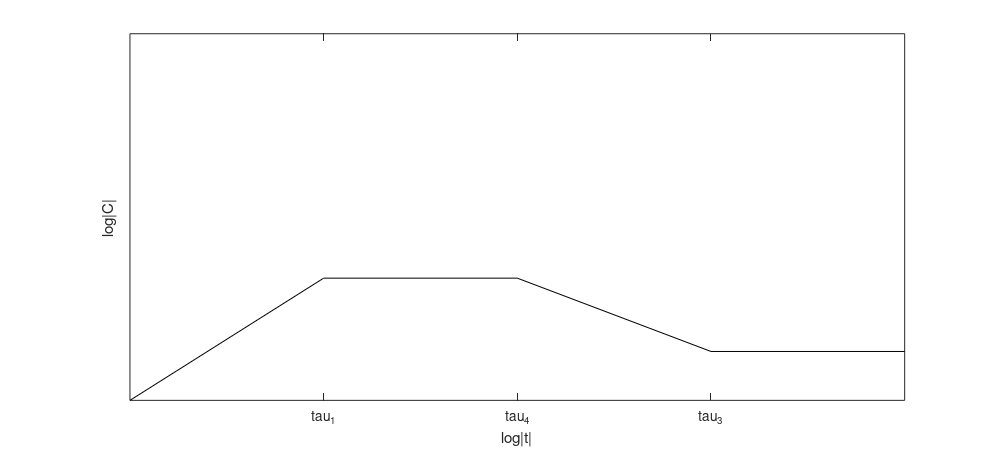

This figure's MATLAB source: (Note: this script raises an error after producing the figure.)
clc; close all; clear;
t=linspace(0,20,1000);
x=[0,5,10,15,20];
Y=[0,5,5,8,8];
x2=[0,5,10,15,20];
Y2=[0,5,5,2,2];
plot(x2,Y2,'k-');
xlabel('log|t|');ylabel('log|C|');
set(gca,'xtick',[5 10 15],'xticklabel',{'tau_1','tau_4','tau_3'},'ytick',[],'yticklabel',[]);
axis([0 20 0 15]);
set(gcf,'Position',[50 50 1000 450],'PaperPositionMode','auto');
set(gca,'Color','none');
plot2svg('Low_Temperature_High_Sink_Density_Plot.svg');